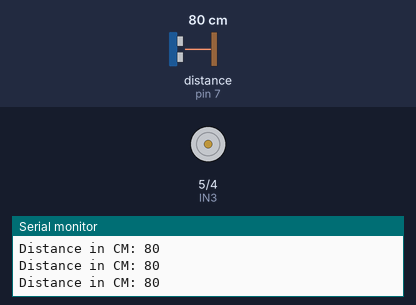
Bench run of a sketch on a simulated Arduino Uno, built with avr-gcc and run on an emulated ATmega328P. On the bench: motor-driver pin pairs drawn as motors (green arrow = first pin HIGH = forward, orange = second pin HIGH = backward, longer = more drive, scaled by the enable pin), the last lines printed to the serial monitor. The inputs (shaded band) are chosen by the test bench; at power-on: distance to the obstacle (sensor on pin 7) 80 cm.

Above: at 1.2 s.
1.3 s: distance to the obstacle (sensor on pin 7) set to 11 cm
3.2 s: distance to the obstacle (sensor on pin 7) set to 8 cm
At 5.2 s:
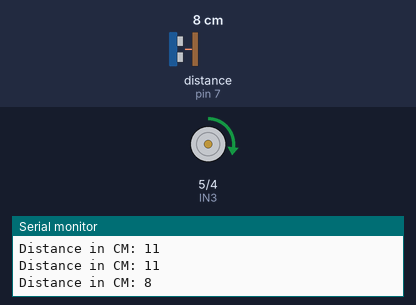
5.5 s: distance to the obstacle (sensor on pin 7) set to 18 cm
At 8.2 s:
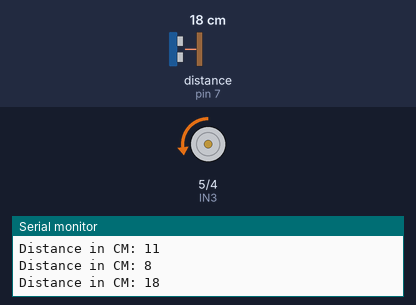
8.5 s: distance to the obstacle (sensor on pin 7) set to 2 cm
Timing chart, 0 to 15.5 s (numbered marks = the images above; inputs shaded):
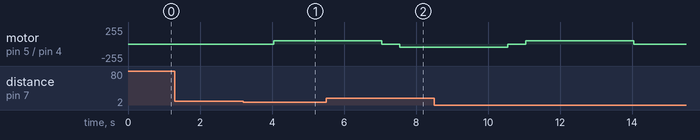

The sketch:

rotating_door.ino
```cpp
#include <Ultrasonic.h>

Ultrasonic ultrasonic(6, 7);
int IN3 = 5; // Input3 подключен к выводу 5
int IN4 = 4;
int ENB = 3;
int s = 50;
int cm;
int temp;
void setup()
{
 pinMode (ENB, OUTPUT);
 pinMode (IN3, OUTPUT);
 pinMode (IN4, OUTPUT);
 Serial.begin(9600);
}
void loop(){
  Serial.print("Distance in CM: ");
  Serial.println(ultrasonic.distanceRead());
  cm = ultrasonic.distanceRead();
  delay(500);
if ((cm<10)&&(temp == 0)) {
  digitalWrite (IN3, HIGH);
  digitalWrite (IN4, LOW);
  analogWrite(ENB,s);
  delay(3000);
  digitalWrite (IN3, 0);
  digitalWrite (IN4, 0);
  temp = 1;
}

else if ((cm>10)&&(temp == 1)) {
  digitalWrite (IN3, 0);
  digitalWrite (IN4, 1);
  analogWrite(ENB,s);
  delay(3000);
  digitalWrite (IN3, 0);
  digitalWrite (IN4, 0);
    temp = 0;
}

}
```

Measured:
- the behaviour switches between 10 and 9 cm on distance to the obstacle (sensor on pin 7) (found by bisection; images 0 and 1)
- after the input at 3.2 s, motor on pin 5 (IN3) / pin 4 (IN4): stopped → forward 50/255 after 0.85 s
